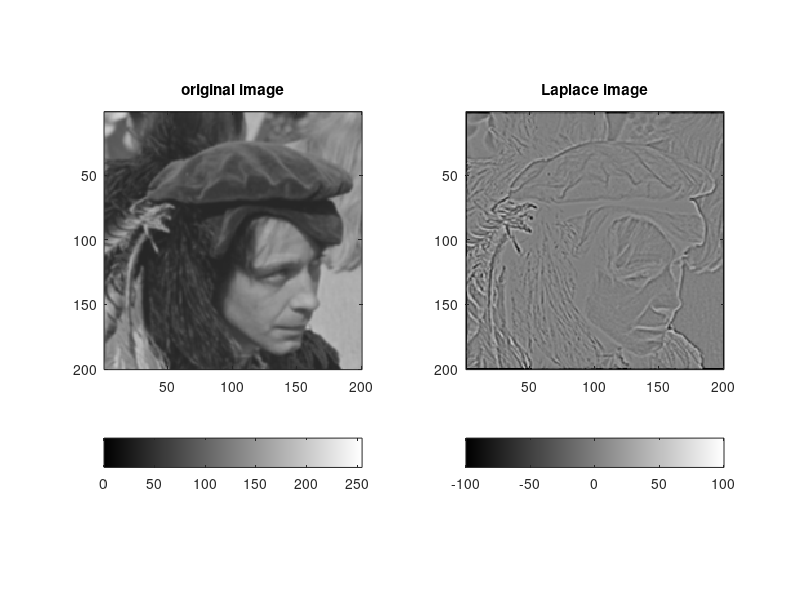
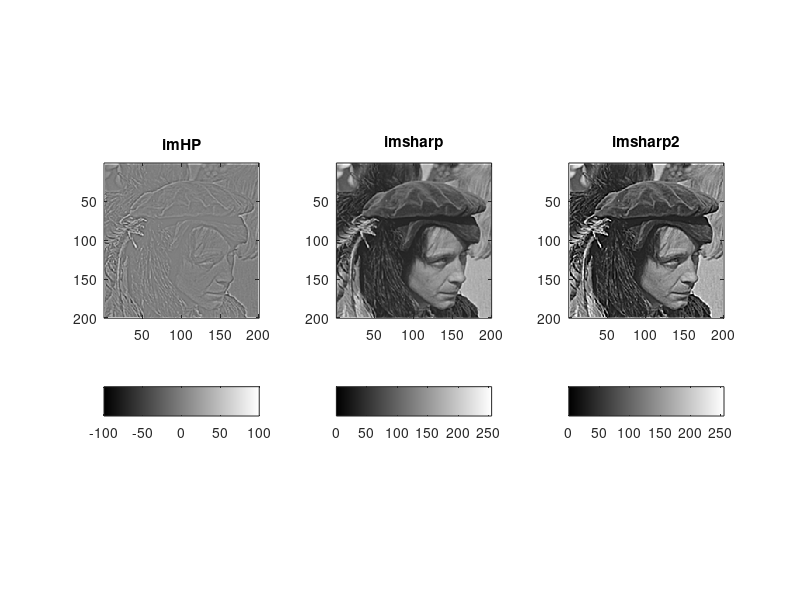

These charts were generated, in order, by the following MATLAB code:
load('pirat.mat')
im = pirate;
figure(1)
colormap(gray(256))
subplot(1,2,1), imagesc(im, [0 255])
axis image; title('original image')
colorbar('SouthOutside')
laplace = [0 1 0; 1 -4 1; 0 1 0];
imlaplace = conv2(im, laplace, 'same');
subplot(1,2,2), imagesc(imlaplace, [-100 100])
axis image; title('Laplace image')
colorbar('SouthOutside')

imHP = -imlaplace;
imsharp = im + imHP;
imsharp2 = im + 2*imHP;
figure(2)
colormap(gray(256))
subplot(1,3,1), imagesc(imHP, [-100 100])
axis image; title('imHP')
colorbar('SouthOutside')

subplot(1,3,2), imagesc(imsharp, [0 255])
axis image; title('imsharp')
colorbar('SouthOutside')

subplot(1,3,3), imagesc(imsharp2, [0 255])
axis image; title('imsharp2')
colorbar('SouthOutside')
